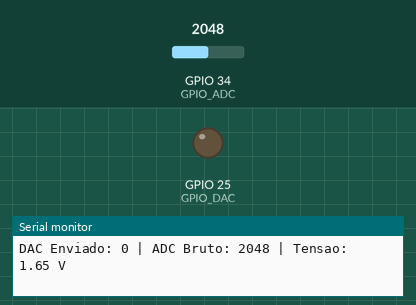
This program was run on a simulated ESP32. On the bench: output pins drawn as LEDs (lit = HIGH), the last lines printed to the serial monitor. The inputs (shaded band) are chosen by the test bench; at power-on: GPIO 34 (GPIO_ADC) = 2048 (analog values on the 0–4095 scale).

Above: at 0.05 s.
At 0.95 s:
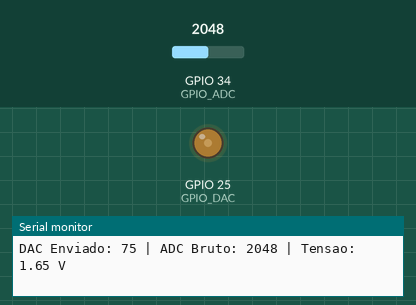
At 1.85 s:
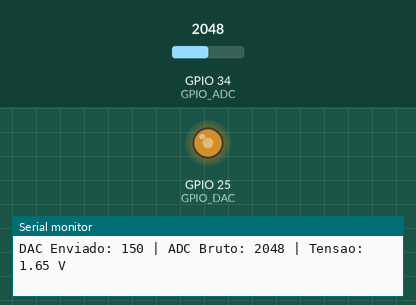
At 3.65 s:
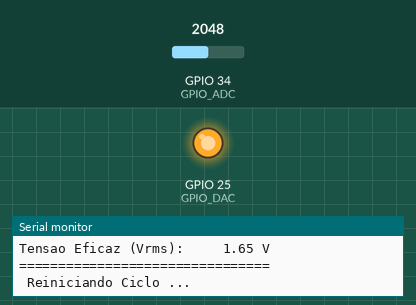
Timing chart, 0 to 8.4 s (numbered marks = the images above):
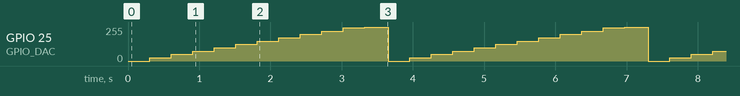

The program:

main.cpp
```cpp
#include <Arduino.h>

const uint8_t GPIO_DAC = 25; // Pino de saida analogica
const uint8_t GPIO_ADC = 34; // Pino de entrada analogica
uint16_t valorDAC = 0;
const int NUM_AMOSTRAS = 10;

// Parametros
float Vmin = 3.3;
float Vmax = 0.0;
float somaTensao = 0.0;
float somaQuadrados = 0.0;
int contadorPontos = 0;

void setup() {
  // Iniciando comunicacao serial
  Serial.begin(115200);

  // Configuracoes do ADC no ESP32
  analogReadResolution(12); // Resolucao de 12 bits
  // Para não saturar no valor maximo é necessario realizar uma atenuacao do sinal
  // Atenuacao(dB) do sinal de tensão : 20 x log10 (V_entrada/(V_interna)) = 20 log10(3,3/1,1) = 20 log10 (3) = 9,55dB
  // Para ter uma margem segura, será utilizada uma atenuacao de 11dB
  analogSetPinAttenuation(GPIO_ADC, ADC_11db);
}

void loop() {
  // Gerando uma tensão
  dacWrite(GPIO_DAC, valorDAC);

  // Filtrando leituras
  long somaLeituras = 0;
  for (int i = 0; i < NUM_AMOSTRAS; i++) {
    somaLeituras += analogRead(GPIO_ADC);
    delayMicroseconds(100);
  }

  // Valor bruto do ADC
  int valorBruto = somaLeituras / NUM_AMOSTRAS;

  // Conversao do valor lido bruto para Volts
  float tensaoVolts = (valorBruto / 4095.0) * 3.3;

  // Acumulando dados para os parametros do sinal
  if (tensaoVolts < Vmin) Vmin = tensaoVolts;
  if (tensaoVolts > Vmax) Vmax = tensaoVolts;
  somaTensao += tensaoVolts;
  somaQuadrados += (tensaoVolts * tensaoVolts);
  contadorPontos++;

  Serial.print("DAC Enviado: ");
  Serial.print(valorDAC);
  Serial.print(" | ADC Bruto: ");
  Serial.print(valorBruto);
  Serial.print(" | Tensao: ");
  Serial.print(tensaoVolts, 2);
  Serial.println(" V");

  valorDAC += 25;

  // Garante que o ultimo valor testado antes de zerar seja exatamente 255
  if (valorDAC > 250 && valorDAC < 276) {
    valorDAC = 255;
  } else if (valorDAC >= 276) {
    valorDAC = 0;

    // Calculo e impressao do relatorio de parametros ao fim de cada ciclo
    float Vmedia = somaTensao / contadorPontos;
    float Vvpp = Vmax - Vmin;
    float Vrms = sqrt(somaQuadrados / contadorPontos);

    Serial.println("\n======= RESUMO DO CICLO =======");
    Serial.print("Tensao Minima (Vmin):     "); Serial.print(Vmin, 2); Serial.println(" V");
    Serial.print("Tensao Maxima (Vmax):     "); Serial.print(Vmax, 2); Serial.println(" V");
    Serial.print("Pico a Pico (Vpp):        "); Serial.print(Vvpp, 2); Serial.println(" V");
    Serial.print("Tensao Media (Vmed):      "); Serial.print(Vmedia, 2); Serial.println(" V");
    Serial.print("Tensao Eficaz (Vrms):     "); Serial.print(Vrms, 2); Serial.println(" V");
    Serial.println("================================\n");

    // Reseta os acumuladores para o proximo ciclo
    Vmin = 3.3;
    Vmax = 0.0;
    somaTensao = 0.0;
    somaQuadrados = 0.0;
    contadorPontos = 0;

    Serial.println(" Reiniciando Ciclo ...");
  }

  delay(300);
}
```

Measured:
- by itself, GPIO 25 (GPIO_DAC): repeats every 3.7 s: 50/255 0.30 s, 75/255 0.30 s, 100/255 0.30 s, 125/255 0.30 s, 150/255 0.30 s, 175/255 0.30 s, 200/255 0.30 s, 225/255 0.30 s, 250/255 0.30 s, 255/255 0.32 s, 0/255 0.30 s, 25/255 0.30 s
